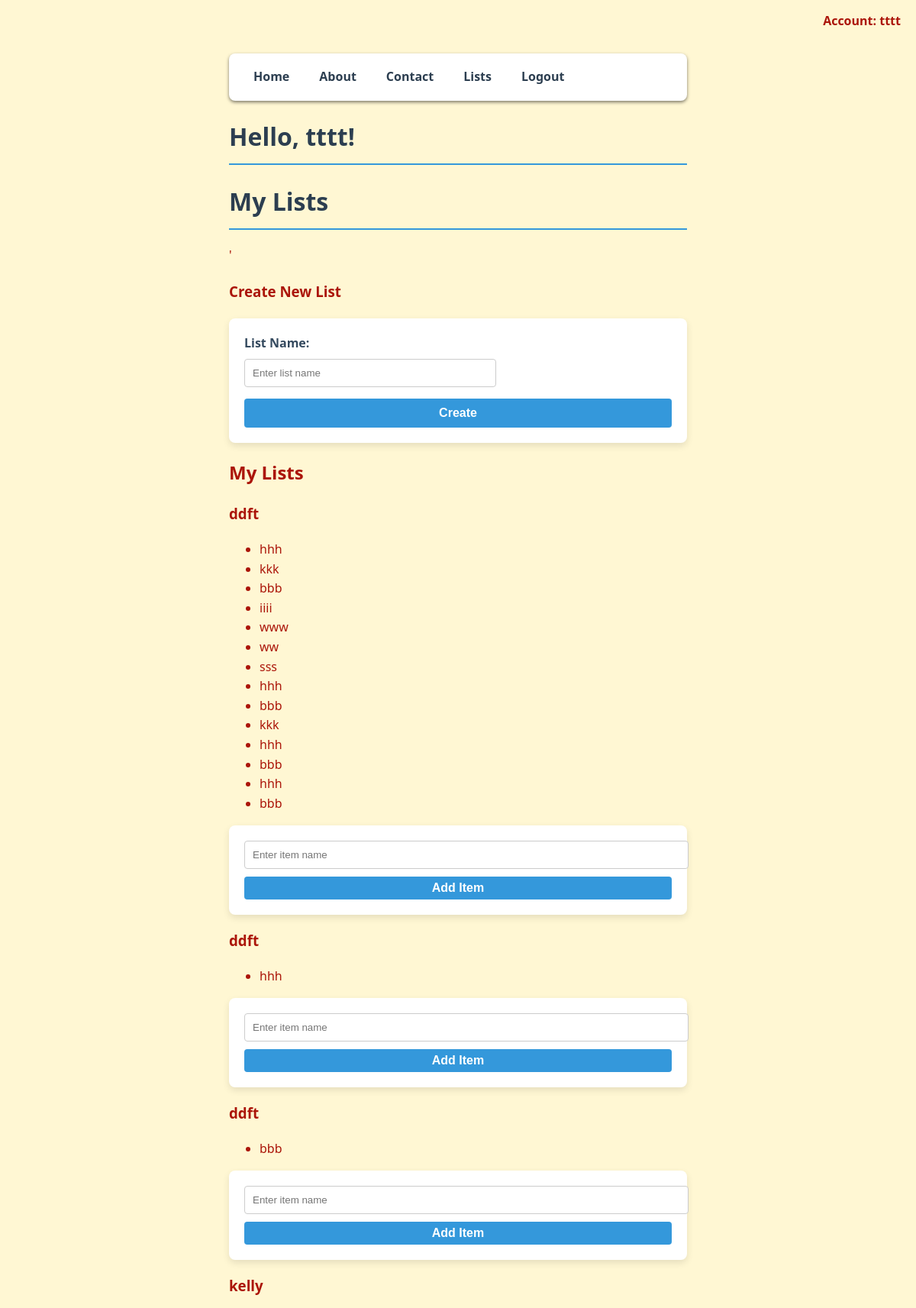
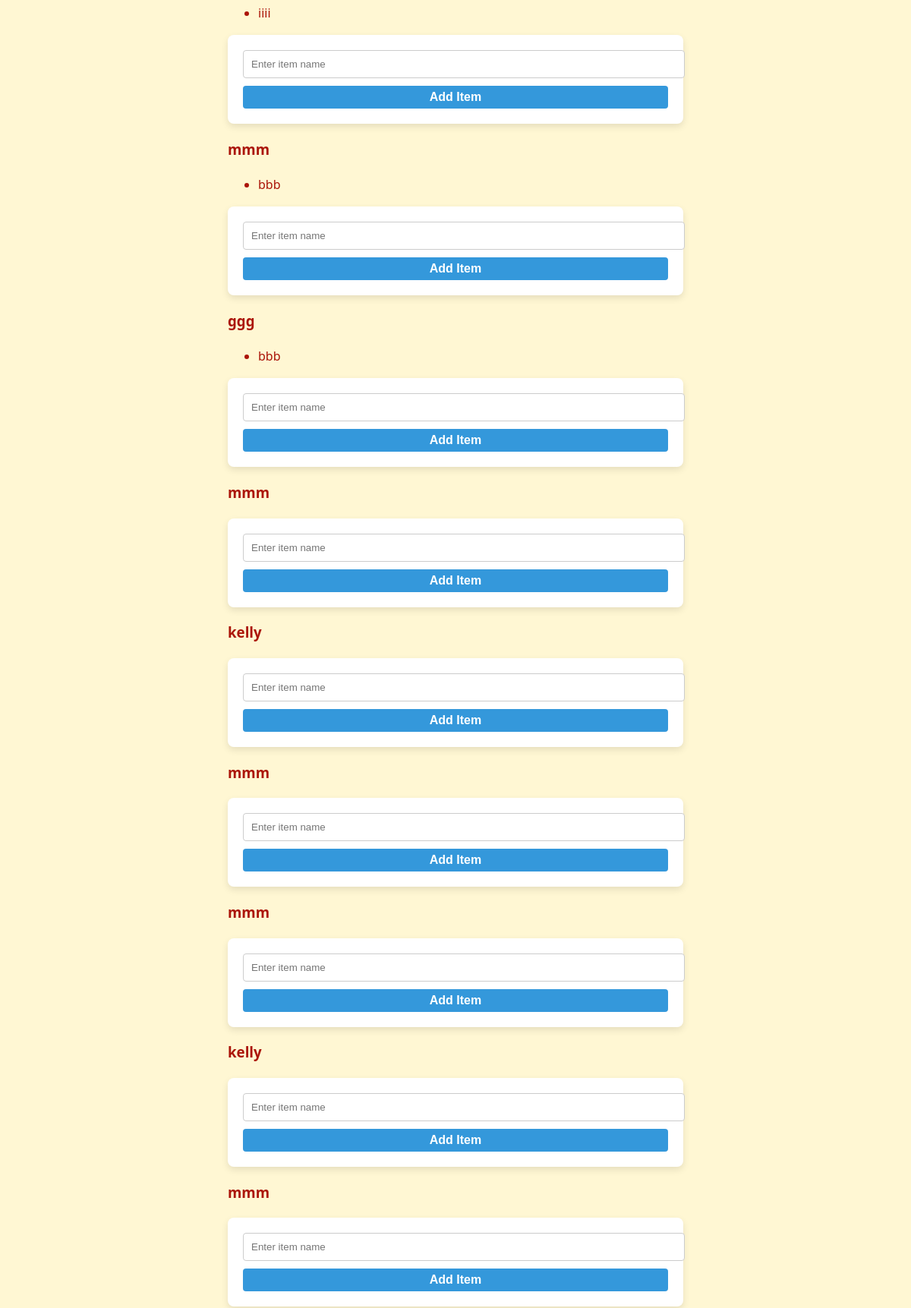
Screenshot of / (signed in, upper part) with the database file from the repository (2 pictures, top to bottom).
### site.py (models this page shows)
class Group(db.Model):
    id = db.Column(db.Integer, primary_key=True)
    name = db.Column(db.String(100), nullable=False)
    user_id = db.Column(db.Integer, db.ForeignKey('user.id'), nullable=False)
    items = db.relationship('Item', backref='group', lazy=True)

class Item(db.Model):
    id = db.Column(db.Integer, primary_key=True)
    text = db.Column(db.String(200), nullable=False)
    group_id = db.Column(db.Integer, db.ForeignKey('group.id'), nullable=False)

### site.py (the view)
@app.route('/')
def home():
    username = session.get('username')
    lists = []
    if username:
        user = User.query.filter_by(username=username).first()
        if user:
            lists = Group.query.filter_by(user_id=user.id).all()
    return render_template('index.html', username=username, lists=lists)

### templates/index.html (shortened to what this page needs)
<!DOCTYPE html>
<html lang="en">
<head>
    <link rel="stylesheet" href="{{ url_for('static', filename='style.css') }}">
</head>
<body>
    <nav>
        <a href="{{url_for('home') }}">Home</a>
        <a href="{{url_for('about') }}">About</a>
        <a href="{{url_for('contact') }}">Contact</a>
        <a href="{{url_for('lists') }}">Lists</a>
        {% if username %}
            <a href="{{ url_for('logout') }}">Logout</a>
        {% else %}
            <a href="{{ url_for('login') }}">Login</a>
            <a href="{{ url_for('register') }}">Register</a>
        {% endif %}
    </nav>
    {% if username %}
        <div style='position: absolute; top:15px; right: 20px; font-weight: bold;'>
            Account: {{ username }}
        </div>
    {% endif %}
    <header>
        <h1>Hello, {{ username }}!</h1>
    </header>
    <h1>My Lists</h1>
    {% if username %}
        <div class='card'>'
            <h3>Create New List</h3>
            <form hx-post="{{ url_for('create_list') }}"
                  hx-target='#lists-container'
                  hx-swap='beforeend'
                  hx-on::after-request="this.reset()"
                  method="POST">
                <label for="list_name">List Name:</label>
                <input type="text" id="list_name" name="list_name" required placeholder="Enter list name">
                <button type="submit">Create</button>
            </form>
        </div>
        <h2>My Lists</h2>
        <div class='group-container' id='lists-container'>
            {% if lists %}
                {% for list in lists %}
                    <div class='group-card' id='list-card-{{ list.id }}'>
                        <h3>{{ list.name }}</h3>
                        <ul class='item-list' id='items-{{ list.id }}'>
                            {% for item in list.items %}
                                <li>{{ item.text }}</li>
                            {% endfor %}
                        </ul>
                        <form hx-post="{{ url_for('add_item', list_id=list.id) }}"
                              hx-target="#items-{{ list.id }}"
                              hx-swap="innerHTML"
                              hx-on::after-request="this.reset()"
                              style="margin-top: 15px;">
                            <input type="text" name="text" required placeholder="Enter item name" style="width: 100%; margin-bottom: 10px;">
                            <button type="submit" style='font-size: 16px; padding: 6px 12px;'>Add Item</button>
                        </form>
                    </div>
                {% endfor %}
            {% else %}
                <p>You have no lists yet. Create one above!</p>
            {% endif %}
        </div>
    {% else %}
        <p>Please <a href="{{url_for('login')}}">log in</a> or <a href="{{ url_for('register')}}">register</a> to view your lists.</p>
    {% endif %}
</body>
</html>

### static/style.css (style rules this page uses)
body { font-family: 'Segoe UI', Tahoma, Verdana, Geneva, sans-serif; background-color: #fff7d3; color: #AB1509; max-width: 600px; margin: 50px auto; padding: 20px; line-height: 1.6; }
h1 { color: #2c3e50; border-bottom: 2px solid #3498db; padding-bottom: 10px; }
nav { margin-bottom: 20px; }
nav a, p a { color: #3498db; text-decoration: none; margin-right: 15px; font-weight: 600; }
form { background: #ffffff; padding: 20px; border-radius: 7px; box-shadow: 0 4px 10px rgba(0, 0, 0, 0.05); margin-top: 20px; }
label { font-weight: 600; color: #34495e }
button[type='submit'] { background-color: #3498db; color: white; padding: 10px 20px; border: none; border-radius: 4px; cursor: pointer; font-size: 16px; font-weight: 600; width: 100%; }
nav { background-color: #ffff; padding: 12px 20px; border-radius: 8px; box-shadow: 0 2px 4px rgba(0, 0, 0, 0.5); margin-bottom: 20px; display: flex; gap: 15px; width:-moz-fit-content; }
nav a { color: #2c3e50; text-decoration: none; font-weight: 600; padding: 6px 12px; border-radius: 4px; transition: background-color 0.2s, color 0.2s; margin-right: 0; }
form { background-color: #ffffff; padding: 20px; border-radius: 8px; box-shadow: 0 4px 10px rgba(0, 0, 0, 0.1); margin-top: 20px; }
label { font-weight: 600; color: #34495e; display: block; margin-bottom: 8px; }
input[type='text'], input[type='password'] { width: 55%; padding: 10px; margin-bottom: 15px; border: 1px solid #ccc; border-radius: 4px; }
html { scroll-behavior: smooth; }
body { overflow-anchor: auto; }

### rows the page displays
Group: name "ddft"
Item: text "hhh"
Item: text "kkk"
Item: text "bbb"
Item: text "iiii"
Item: text "www"
Item: text "ww"
Item: text "sss"
Item: text "hhh"
Item: text "bbb"
Item: text "kkk"
Item: text "hhh"
Item: text "bbb"
Item: text "hhh"
Item: text "bbb"
Group: name "ddft"
Item: text "hhh"
Group: name "ddft"
Item: text "bbb"
Group: name "kelly"
Item: text "iiii"
Group: name "mmm"
Item: text "bbb"
Group: name "ggg"
Item: text "bbb"
Group: name "mmm"
Group: name "kelly"
Group: name "mmm"
Group: name "mmm"
Group: name "kelly"
Group: name "mmm"

### other values shown
{{ username }} "tttt"
